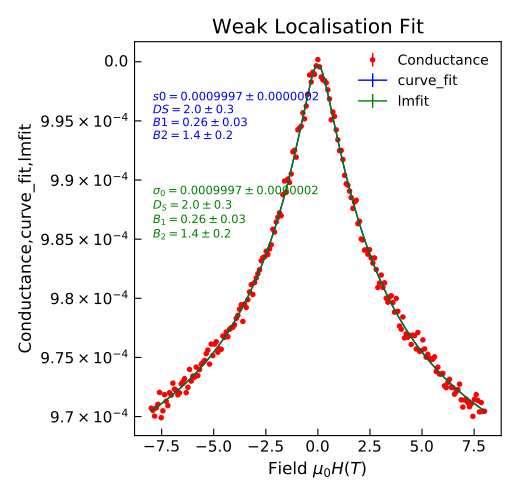

Source code (Python):
"""Test Weak-localisation fitting."""
from Stoner import Data
import Stoner.Fit as SF
from numpy import linspace, ones_like
from numpy.random import normal
from copy import copy

B = linspace(-8, 8, 201)
params = [1e-3, 2.0, 0.25, 1.4]
G = SF.wlfit(B, *params) + normal(size=len(B), scale=5e-7)
dG = ones_like(B) * 5e-7
d = Data(B, G, dG, setas="xye", column_headers=["Field $\\mu_0H (T)$", "Conductance", "dConductance"])

d.curve_fit(SF.wlfit, p0=copy(params), result=True, header="curve_fit")

d.setas = "xye"
d.lmfit(SF.WLfit, p0=copy(params), result=True, header="lmfit")

d.setas = "xyeyy"
d.plot(fmt=["r.", "b-", "g-"])

d.annotate_fit(SF.wlfit, x=0.05, y=0.75, fontdict={"size": "x-small", "color": "blue"})
d.annotate_fit(SF.WLfit, x=0.05, y=0.5, fontdict={"size": "x-small", "color": "green"}, prefix="WLfit")
d.title = "Weak Localisation Fit"
d.tight_layout()
